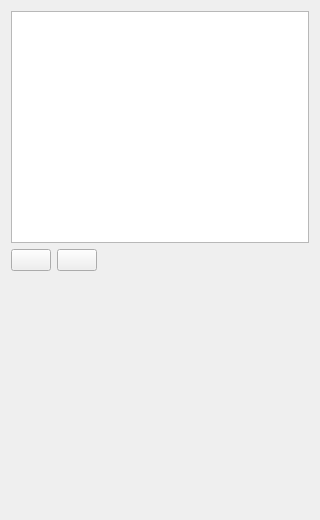
<?xml version="1.0" encoding="UTF-8"?>
<ui version="4.0">
 <class>QgsReportOrganizerBase</class>
 <widget class="QWidget" name="QgsReportOrganizerBase">
  <property name="geometry">
   <rect>
    <x>0</x>
    <y>0</y>
    <width>320</width>
    <height>520</height>
   </rect>
  </property>
  <property name="minimumSize">
   <size>
    <width>320</width>
    <height>300</height>
   </size>
  </property>
  <property name="windowTitle">
   <string>Layout Manager</string>
  </property>
  <layout class="QVBoxLayout" name="verticalLayout">
   <item>
    <widget class="QTreeView" name="mViewSections">
     <property name="contextMenuPolicy">
      <enum>Qt::CustomContextMenu</enum>
     </property>
     <property name="acceptDrops">
      <bool>true</bool>
     </property>
     <property name="editTriggers">
      <set>QAbstractItemView::EditKeyPressed|QAbstractItemView::SelectedClicked</set>
     </property>
     <property name="dragEnabled">
      <bool>true</bool>
     </property>
     <property name="dragDropMode">
      <enum>QAbstractItemView::InternalMove</enum>
     </property>
     <property name="selectionMode">
      <enum>QAbstractItemView::ExtendedSelection</enum>
     </property>
     <property name="allColumnsShowFocus">
      <bool>true</bool>
     </property>
     <attribute name="headerMinimumSectionSize">
      <number>100</number>
     </attribute>
     <attribute name="headerStretchLastSection">
      <bool>true</bool>
     </attribute>
    </widget>
   </item>
   <item>
    <layout class="QHBoxLayout" name="horizontalLayout">
     <item>
      <widget class="QPushButton" name="mButtonAddSection">
       <property name="toolTip">
        <string>Add section</string>
       </property>
       <property name="text">
        <string/>
       </property>
       <property name="icon">
        <iconset resource="../../../images/images.qrc">
         <normaloff>:/images/themes/default/symbologyAdd.svg</normaloff>:/images/themes/default/symbologyAdd.svg</iconset>
       </property>
      </widget>
     </item>
     <item>
      <widget class="QPushButton" name="mButtonRemoveSection">
       <property name="toolTip">
        <string>Remove selected section</string>
       </property>
       <property name="text">
        <string/>
       </property>
       <property name="icon">
        <iconset resource="../../../images/images.qrc">
         <normaloff>:/images/themes/default/symbologyRemove.svg</normaloff>:/images/themes/default/symbologyRemove.svg</iconset>
       </property>
      </widget>
     </item>
     <item>
      <spacer name="horizontalSpacer">
       <property name="orientation">
        <enum>Qt::Horizontal</enum>
       </property>
       <property name="sizeHint" stdset="0">
        <size>
         <width>0</width>
         <height>20</height>
        </size>
       </property>
      </spacer>
     </item>
    </layout>
   </item>
   <item>
    <widget class="QgsScrollArea" name="scrollArea">
     <property name="frameShape">
      <enum>QFrame::NoFrame</enum>
     </property>
     <property name="widgetResizable">
      <bool>true</bool>
     </property>
     <widget class="QWidget" name="scrollAreaWidgetContents">
      <property name="geometry">
       <rect>
        <x>0</x>
        <y>0</y>
        <width>302</width>
        <height>232</height>
       </rect>
      </property>
      <layout class="QVBoxLayout" name="verticalLayout_2">
       <item>
        <widget class="QFrame" name="mSettingsFrame">
         <property name="frameShape">
          <enum>QFrame::NoFrame</enum>
         </property>
         <property name="frameShadow">
          <enum>QFrame::Raised</enum>
         </property>
        </widget>
       </item>
      </layout>
     </widget>
    </widget>
   </item>
  </layout>
 </widget>
 <customwidgets>
  <customwidget>
   <class>QgsScrollArea</class>
   <extends>QScrollArea</extends>
   <header>qgis.gui</header>
   <container>1</container>
  </customwidget>
 </customwidgets>
 <tabstops>
  <tabstop>mViewSections</tabstop>
  <tabstop>mButtonAddSection</tabstop>
  <tabstop>mButtonRemoveSection</tabstop>
  <tabstop>scrollArea</tabstop>
 </tabstops>
 <resources/>
 <connections/>
</ui>
